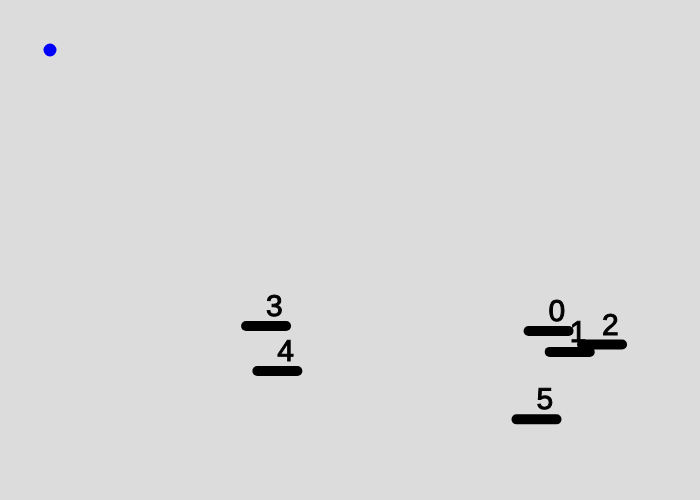
Frame 1 (no input)
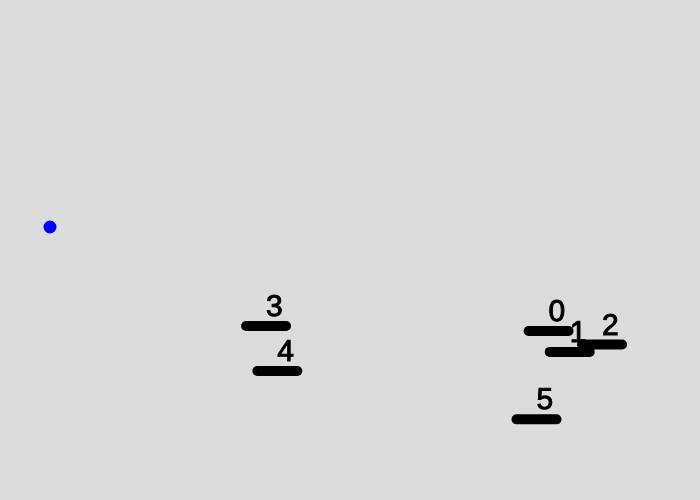
Frame 60 (no input)
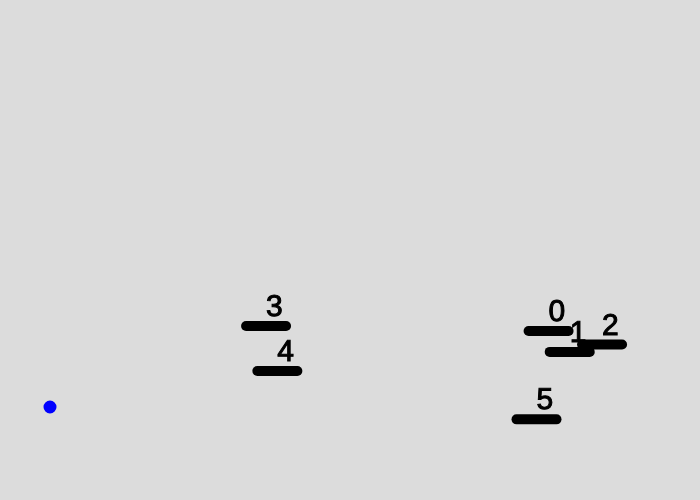
Frame 120 (the mouse pressed at the canvas centre since frame 60)

The p5.js sketch that drew these frames (run headless with seeded random() and noise() and a simulated clock; from frame 60 on, the mouse is pressed at the canvas centre):

// p5.js sketch
// ── sketch.js

let platforms = [];

//create a variable to hold your Ball
let me;




function setup() {
  createCanvas(700, 500);
  me = new Ball(50, 50, 3, .5);

for (let i= 0; i<6; i++){
  let p = new Platform(random(100,700),random(300,450));
  platforms.push(p);
  print(platforms);

  }
}


function draw(){
	background(220);

  me.drawMe();
  me.moveMe();
  me.bounceBall();


  for (let i = 0; i<platforms.length; i++){
    platforms[i].drawPlatform();
    stroke(0);
    strokeWeight(1);
    fill(0);
    textSize(30);
    text(i,platforms[i].x+20, platforms[i].y-10);

  }

}

//Ball class
class Ball {

	constructor(x,y, speed, drop){ //every Ball needs an x value, a y value, and a speed
		    this.x = x;
    		this.y = y;
        this.speed = speed;
        this.drop = drop;
	}

	drawMe(){  // draw the moving ball
    		stroke("blue");
        strokeWeight(3);
    		fill("blue");
		    ellipse(this.x,this.y,10,10);

	}

	moveMe(){

    if (keyIsDown(RIGHT_ARROW)) {
       this.x += this.speed;
    }

    if (keyIsDown(LEFT_ARROW)) {
        this.x -= this.speed;
    }
  }


//  if the ball hits the paddle, change the speed value to negative (send it in the opposite direction)
  bounceBall(){

    for (let i = 0; i<platforms.length; i++){
          if (this.x >= platforms[i].x-20 && this.x <= platforms[i].x+20 && this.y >= platforms[i].y-5 && this.y <= platforms[i].y+5){
            this.drop =-this.drop;
            this.y = this.y+this.drop;
            print("hit platform "+i+" and switched direction to "+this.drop);
          }

         else if (this.y <= 40 ){
               this.drop =-this.drop;
               this.y = this.y+this.drop;
          }
        else {
          	this.y = this.y+this.drop;

    }
  }
  }

}

  class Platform {
    constructor(x,y){
  		    this.x = x;
      		this.y = y;
        }

   drawPlatform (){
    stroke("black");
    strokeWeight(10);
    line(this.x, this.y,this.x+40, this.y);
  }


}
